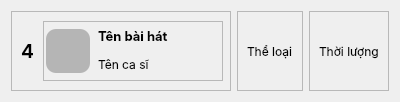
            <widget class="QWidget" name="cardframe_9" native="true">
             <property name="sizePolicy">
              <sizepolicy hsizetype="Preferred" vsizetype="Fixed">
               <horstretch>0</horstretch>
               <verstretch>0</verstretch>
              </sizepolicy>
             </property>
             <property name="maximumSize">
              <size>
               <width>1440</width>
               <height>100</height>
              </size>
             </property>
             <property name="font">
              <font>
               <family>Inter</family>
              </font>
             </property>
             <layout class="QHBoxLayout" name="horizontalLayout_63">
              <item>
               <widget class="QFrame" name="frame_52">
                <property name="minimumSize">
                 <size>
                  <width>220</width>
                  <height>80</height>
                 </size>
                </property>
                <property name="maximumSize">
                 <size>
                  <width>220</width>
                  <height>80</height>
                 </size>
                </property>
                <property name="frameShape">
                 <enum>QFrame::StyledPanel</enum>
                </property>
                <property name="frameShadow">
                 <enum>QFrame::Raised</enum>
                </property>
                <layout class="QHBoxLayout" name="horizontalLayout_64">
                 <item>
                  <widget class="QLabel" name="label_60">
                   <property name="minimumSize">
                    <size>
                     <width>16</width>
                     <height>16</height>
                    </size>
                   </property>
                   <property name="maximumSize">
                    <size>
                     <width>16</width>
                     <height>16</height>
                    </size>
                   </property>
                   <property name="font">
                    <font>
                     <family>Inter</family>
                     <pointsize>14</pointsize>
                     <weight>75</weight>
                     <bold>true</bold>
                    </font>
                   </property>
                   <property name="text">
                    <string>4</string>
                   </property>
                  </widget>
                 </item>
                 <item>
                  <widget class="QFrame" name="frame_53">
                   <property name="minimumSize">
                    <size>
                     <width>180</width>
                     <height>60</height>
                    </size>
                   </property>
                   <property name="maximumSize">
                    <size>
                     <width>180</width>
                     <height>60</height>
                    </size>
                   </property>
                   <property name="frameShape">
                    <enum>QFrame::StyledPanel</enum>
                   </property>
                   <property name="frameShadow">
                    <enum>QFrame::Raised</enum>
                   </property>
                   <layout class="QHBoxLayout" name="horizontalLayout_65">
                    <property name="leftMargin">
                     <number>0</number>
                    </property>
                    <property name="topMargin">
                     <number>0</number>
                    </property>
                    <property name="rightMargin">
                     <number>0</number>
                    </property>
                    <property name="bottomMargin">
                     <number>0</number>
                    </property>
                    <item>
                     <widget class="QLabel" name="label_61">
                      <property name="maximumSize">
                       <size>
                        <width>44</width>
                        <height>44</height>
                       </size>
                      </property>
                      <property name="styleSheet">
                       <string notr="true">background-color:rgb(181, 181, 181);
border-radius: 10px;</string>
                      </property>
                      <property name="text">
                       <string/>
                      </property>
                      <property name="pixmap">
                       <pixmap>resources.qrc/music-player.svg</pixmap>
                      </property>
                      <property name="scaledContents">
                       <bool>true</bool>
                      </property>
                     </widget>
                    </item>
                    <item>
                     <layout class="QVBoxLayout" name="verticalLayout_11">
                      <property name="spacing">
                       <number>4</number>
                      </property>
                      <item>
                       <widget class="QLabel" name="label_63">
                        <property name="minimumSize">
                         <size>
                          <width>120</width>
                          <height>20</height>
                         </size>
                        </property>
                        <property name="maximumSize">
                         <size>
                          <width>120</width>
                          <height>20</height>
                         </size>
                        </property>
                        <property name="font">
                         <font>
                          <family>Inter</family>
                          <pointsize>10</pointsize>
                          <weight>75</weight>
                          <bold>true</bold>
                         </font>
                        </property>
                        <property name="text">
                         <string>Tên bài hát</string>
                        </property>
                       </widget>
                      </item>
                      <item>
                       <widget class="QLabel" name="label_64">
                        <property name="minimumSize">
                         <size>
                          <width>120</width>
                          <height>20</height>
                         </size>
                        </property>
                        <property name="maximumSize">
                         <size>
                          <width>120</width>
                          <height>20</height>
                         </size>
                        </property>
                        <property name="font">
                         <font>
                          <family>Inter</family>
                         </font>
                        </property>
                        <property name="text">
                         <string>Tên ca sĩ</string>
                        </property>
                       </widget>
                      </item>
                     </layout>
                    </item>
                   </layout>
                  </widget>
                 </item>
                </layout>
               </widget>
              </item>
              <item>
               <widget class="QFrame" name="frame_54">
                <property name="frameShape">
                 <enum>QFrame::StyledPanel</enum>
                </property>
                <property name="frameShadow">
                 <enum>QFrame::Raised</enum>
                </property>
                <layout class="QHBoxLayout" name="horizontalLayout_66">
                 <item alignment="Qt::AlignHCenter">
                  <widget class="QLabel" name="label_65">
                   <property name="text">
                    <string>Thể loại</string>
                   </property>
                  </widget>
                 </item>
                </layout>
               </widget>
              </item>
              <item>
               <widget class="QFrame" name="frame_55">
                <property name="frameShape">
                 <enum>QFrame::StyledPanel</enum>
                </property>
                <property name="frameShadow">
                 <enum>QFrame::Raised</enum>
                </property>
                <layout class="QHBoxLayout" name="horizontalLayout_67">
                 <item alignment="Qt::AlignHCenter">
                  <widget class="QLabel" name="label_66">
                   <property name="text">
                    <string>Thời lượng</string>
                   </property>
                  </widget>
                 </item>
                </layout>
               </widget>
              </item>
             </layout>
            </widget>
